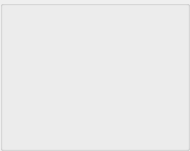
       <widget class="QGroupBox" name="groupBox8">
        <property name="minimumSize">
         <size>
          <width>190</width>
          <height>151</height>
         </size>
        </property>
        <property name="maximumSize">
         <size>
          <width>190</width>
          <height>142</height>
         </size>
        </property>
        <property name="title">
         <string/>
        </property>
        <widget class="MyAvatarLabel" name="label_Avatar8">
         <property name="geometry">
          <rect>
           <x>13</x>
           <y>79</y>
           <width>30</width>
           <height>30</height>
          </rect>
         </property>
         <property name="minimumSize">
          <size>
           <width>30</width>
           <height>30</height>
          </size>
         </property>
         <property name="maximumSize">
          <size>
           <width>30</width>
           <height>30</height>
          </size>
         </property>
         <property name="scaledContents">
          <bool>true</bool>
         </property>
        </widget>
        <widget class="MyNameLabel" name="label_PlayerName8">
         <property name="geometry">
          <rect>
           <x>70</x>
           <y>117</y>
           <width>104</width>
           <height>14</height>
          </rect>
         </property>
         <property name="minimumSize">
          <size>
           <width>0</width>
           <height>14</height>
          </size>
         </property>
         <property name="maximumSize">
          <size>
           <width>16777215</width>
           <height>14</height>
          </size>
         </property>
         <property name="alignment">
          <set>Qt::AlignLeading|Qt::AlignLeft|Qt::AlignTop</set>
         </property>
         <property name="openExternalLinks">
          <bool>true</bool>
         </property>
        </widget>
        <widget class="MySetLabel" name="textLabel_Set8">
         <property name="geometry">
          <rect>
           <x>70</x>
           <y>10</y>
           <width>104</width>
           <height>14</height>
          </rect>
         </property>
         <property name="minimumSize">
          <size>
           <width>0</width>
           <height>14</height>
          </size>
         </property>
         <property name="maximumSize">
          <size>
           <width>16777215</width>
           <height>14</height>
          </size>
         </property>
         <property name="alignment">
          <set>Qt::AlignBottom|Qt::AlignHCenter</set>
         </property>
        </widget>
        <widget class="MyCashLabel" name="textLabel_Cash8">
         <property name="geometry">
          <rect>
           <x>70</x>
           <y>104</y>
           <width>104</width>
           <height>12</height>
          </rect>
         </property>
         <property name="minimumSize">
          <size>
           <width>35</width>
           <height>12</height>
          </size>
         </property>
         <property name="maximumSize">
          <size>
           <width>16777215</width>
           <height>12</height>
          </size>
         </property>
        </widget>
        <widget class="QLabel" name="textLabel_Button8">
         <property name="geometry">
          <rect>
           <x>18</x>
           <y>16</y>
           <width>40</width>
           <height>42</height>
          </rect>
         </property>
         <property name="minimumSize">
          <size>
           <width>40</width>
           <height>42</height>
          </size>
         </property>
         <property name="maximumSize">
          <size>
           <width>40</width>
           <height>42</height>
          </size>
         </property>
         <property name="text">
          <string/>
         </property>
         <property name="scaledContents">
          <bool>true</bool>
         </property>
        </widget>
        <widget class="MyCardsPixmapLabel" name="pixmapLabel_card8a">
         <property name="geometry">
          <rect>
           <x>86</x>
           <y>26</y>
           <width>48</width>
           <height>76</height>
          </rect>
         </property>
         <property name="scaledContents">
          <bool>true</bool>
         </property>
        </widget>
        <widget class="MyCardsPixmapLabel" name="pixmapLabel_card8b">
         <property name="geometry">
          <rect>
           <x>110</x>
           <y>26</y>
           <width>48</width>
           <height>76</height>
          </rect>
         </property>
         <property name="scaledContents">
          <bool>true</bool>
         </property>
        </widget>
        <widget class="MyStatusLabel" name="textLabel_Status8">
         <property name="geometry">
          <rect>
           <x>67</x>
           <y>43</y>
           <width>111</width>
           <height>40</height>
          </rect>
         </property>
         <property name="minimumSize">
          <size>
           <width>0</width>
           <height>20</height>
          </size>
         </property>
         <property name="text">
          <string/>
         </property>
         <property name="alignment">
          <set>Qt::AlignCenter</set>
         </property>
        </widget>
        <widget class="QLabel" name="label_playerTip8">
         <property name="geometry">
          <rect>
           <x>0</x>
           <y>10</y>
           <width>181</width>
           <height>141</height>
          </rect>
         </property>
         <property name="sizePolicy">
          <sizepolicy hsizetype="Expanding" vsizetype="Expanding">
           <horstretch>0</horstretch>
           <verstretch>0</verstretch>
          </sizepolicy>
         </property>
         <property name="minimumSize">
          <size>
           <width>181</width>
           <height>141</height>
          </size>
         </property>
         <property name="text">
          <string notr="true"/>
         </property>
        </widget>
       </widget>
